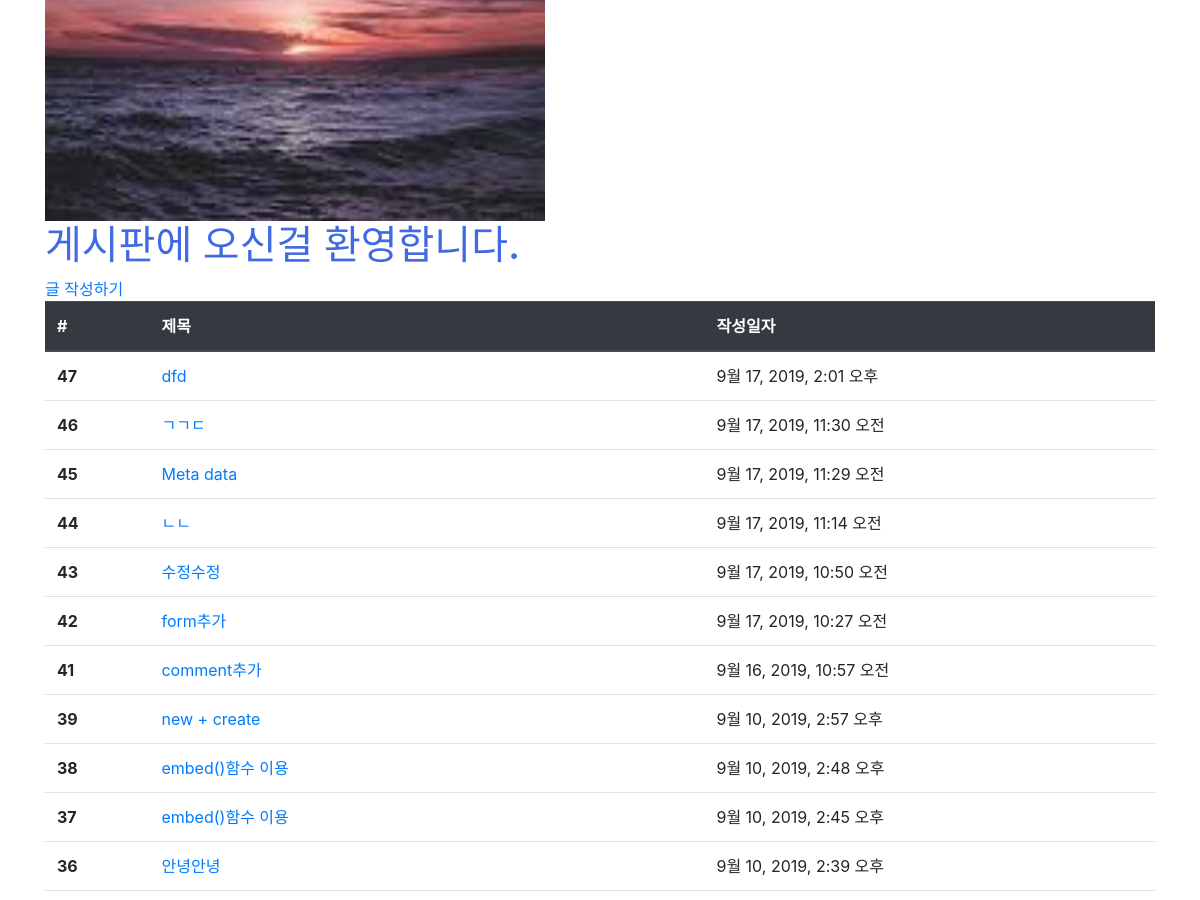
/articles/ (middle part), run on an earlier commit of the app's database.
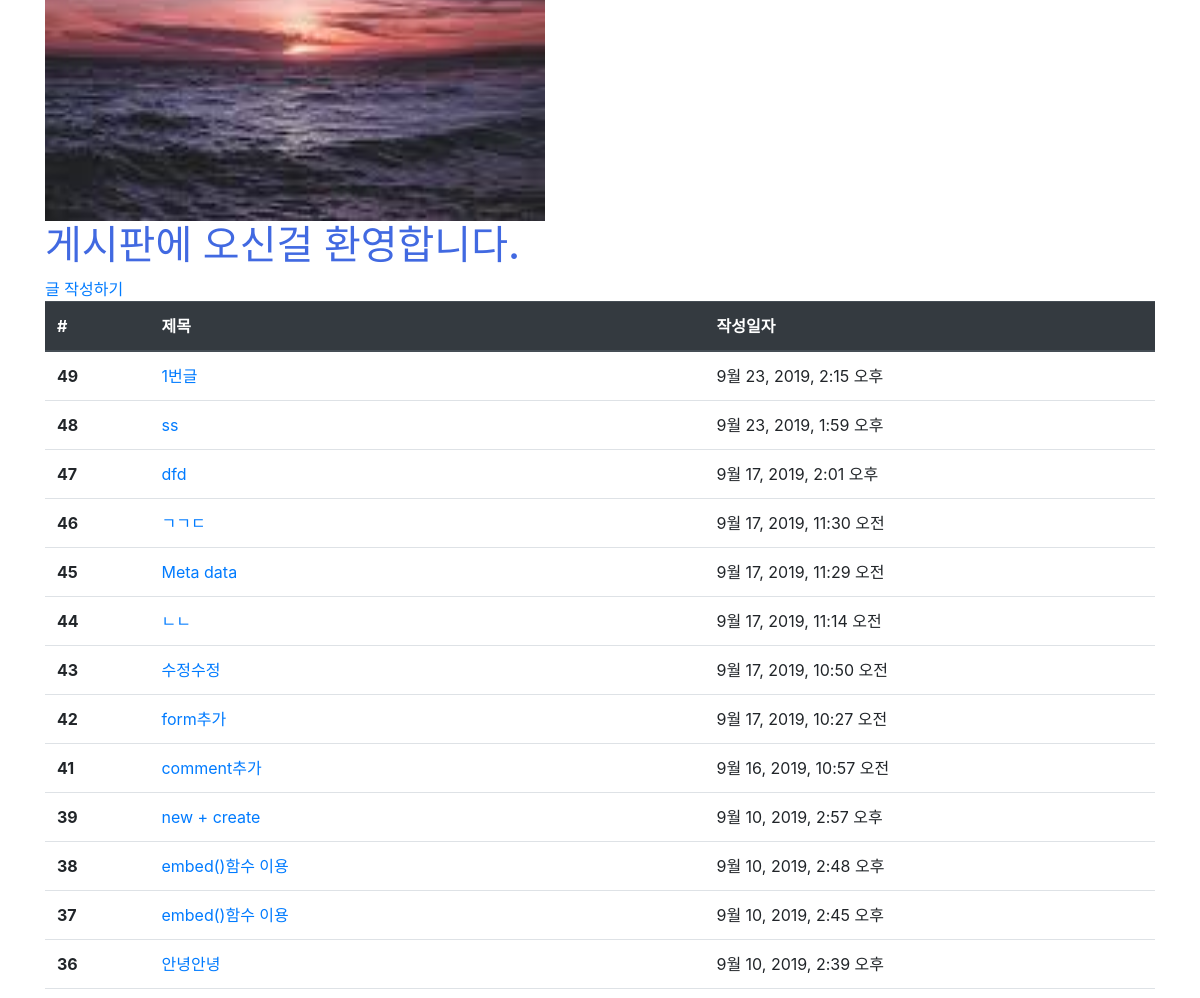
And on a later commit of the database.
### articles/models.py (models this page shows, shortened)
class Article(models.Model):
    title = models.CharField(max_length=10)
    content = models.TextField()
    image = models.ImageField(blank=True)
    image_thumbnail = ImageSpecField(
        processors=[ResizeToFit(300, 300)],
        format='JPEG',
        options={'quality': 80}
    )
    created_at = models.DateTimeField(auto_now_add=True)
    updated_at = models.DateTimeField(auto_now=True)

### articles/views.py (the view)
# urls.py: path('', views.index, name='index'),
def index(request):
    articles = Article.objects.order_by('-id')
    context = {
        'articles' : articles
    }
    return render(request, 'articles/index.html', context)

### articles/templates/articles/index.html (shortened to what this page needs)
{% extends 'articles/base.html' %}
{% load static %}
{% block css %}
<link rel="stylesheet" href="{% static 'articles/style.css' %}">
{% endblock %}
{% block body %}
  <img src="{% static 'articles/bg.jpg'%}" alt="배경" width="500">
  <h1 class="title">게시판에 오신걸 환영합니다.</h1>
  <a href="{% url 'articles:create' %}">글 작성하기</a>
  <table class="table">
  <thead class="thead-dark">
    <tr>
      <th scope="col">#</th>
      <th scope="col">제목</th>
      <th scope="col">작성일자</th>
    </tr>
  </thead>
  <tbody>
  {% for article in articles %}
    <tr>
      <th scope="row">{{ article.id }}</th>
      <td>
      <a href="{% url 'articles:detail' article.pk %}">{{ article.title }}</a>
      </td>
      <td>{{ article.created_at }}</td>
    </tr>
    {% endfor %}
  </tbody>
</table>
{% endblock %}

What changed in the data, as far as the page shows it:
added Article: id "49", title "1번글", created_at "9월 23, 2019, 2:15 오후"
added Article: id "48", title "ss", created_at "9월 23, 2019, 1:59 오후"
